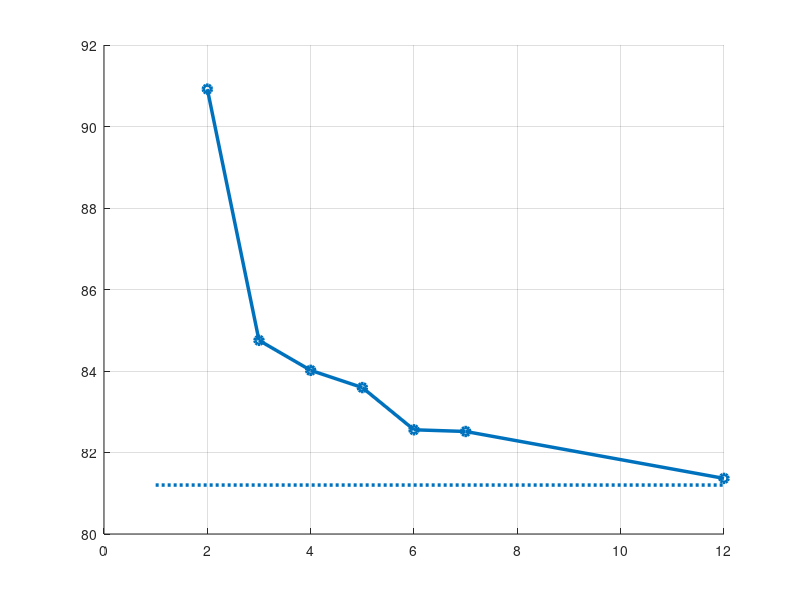

This figure's MATLAB source: (Note: this script raises an error after producing the figure.)
% Data analysis for the experiment performed on 3/19/2024
close all; clear; clc;

%% Load in the data

% Times
t = 1:12;
t_pre = 1:2;
t_post = [2:7 12];
labels = {"Before Straightening", "0", "1", "2", "3", "4", "5", "6", "7", "8", "9", "10"};

% Tube Diameters (mm)
OD = [3.3, 2.64, 1.98];

% Number of speciments per tube OD
n = 5;

% Curvature at given times
cbefore = [12.31509	9.35317	10.77079	8.97755	9.02948	10.93576	9.84198	11.35067	9.77144	7.76711	10.94743	10.89157	9.79995	13.80976	6.81244];
c0 = [10.99898	8.19979	8.8425	7.47346	7.34607	9.73037	8.43095	9.25481	8.37001	6.67386	9.67951	9.474	8.28616	11.68277	5.187355556];
c1 = [11.79913	8.84982	9.79127	8.10242	8.10905	10.471	9.26085	9.92032	9.07589	7.01026	10.45108	10.32932	8.87705	12.84899	5.63338];
c2 = [11.90246	8.97262	10.0623	8.24921	8.24762	10.56746	9.48005	10.05565	9.25702	7.0776	10.54447	10.39176	8.94338	12.93974	5.8217];
c3 = [11.96266	9.1217	10.17534	8.29336	8.34552	10.628	9.5002	10.16504	9.30938	7.11074	10.66663	10.49045	9.03873	13.16328	5.870277778];
c4 = [12.11279	9.13063	10.26544	8.39123	8.40418	10.64723	9.57359	10.21155	9.44372	7.24567	10.78294	10.64165	9.14143	13.27489	5.88544];
c5 = [12.11887	9.12957	10.27113	8.45179	8.52718	10.68106667	9.628825	10.3199	9.42408	7.262511111	10.81308889	10.70586	9.21806	13.32345	6.16668];
c10 = [12.29036	9.19655	10.47074	8.58639	8.58677	10.7699	9.67647	10.45208	9.61727	7.35244	10.84498	10.74436	9.32265	13.38594	6.22791];

% Calculate the Bending Radius: Nominal and at t+0hr, t+0.5hr, and t+4hr (mm)
rbefore = 1./cbefore * 1000;
r0 = 1./c0 * 1000;
r1 = 1./c1 * 1000;
r2 = 1./c2 * 1000;
r3 = 1./c3 * 1000;
r4 = 1./c4 * 1000;
r5 = 1./c5 * 1000;
r10 = 1./c10 * 1000;

% Weibull parameters
batch1_b_r = [.3177 .2804 .5592];
batch1_k_f = [13.0368 11.0154 10.9074];
batch1_k_r = [-2.0372 -1.285 -1.2269];
batch1_n_r = [9.9999 1.6881 1.1357];

% Weibull data
t_weibull = 0:0.01:10;
weibull_3_3_1 = 1000 ./ (batch1_k_r(1)*exp(-(t_weibull/batch1_n_r(1)).^batch1_b_r(1))+batch1_k_f(1));
weibull_2_64_1 = 1000 ./ (batch1_k_r(2)*exp(-(t_weibull/batch1_n_r(2)).^batch1_b_r(2))+batch1_k_f(2));
weibull_1_98_1 = 1000 ./ (batch1_k_r(3)*exp(-(t_weibull/batch1_n_r(3)).^batch1_b_r(3))+batch1_k_f(3));
weibull_batch1 = [weibull_3_3_1; weibull_2_64_1; weibull_1_98_1];

%% Formatting

titleSize = 24;
axisLabelSize = 20;
legendSize = 20;
tickSize = 16;
lineWidth = 2.5;
markerSize = 25;

colors = [0	0.447	0.741;
0.85	0.325	0.098;
0.929	0.694	0.125;
0.494	0.184	0.556;
0.466	0.674	0.188;
0.301	0.745	0.933;
0.635	0.078	0.184];

%% Plot curvature loss by batch

% Plot the loss of curvature over time
for jj = 1 : n
    figure('WindowState','maximized'); grid on; hold on;
    
    for ii = 1 : length(OD)
        radii = [r0(jj+n*(ii-1)) r1(jj+n*(ii-1)) r2(jj+n*(ii-1)) r3(jj+n*(ii-1)) r4(jj+n*(ii-1)) r5(jj+n*(ii-1)) r10(jj+n*(ii-1))];
        post_straightening = plot(t_post(isfinite(radii)), radii(isfinite(radii)),"-o","LineWidth",lineWidth,"Color",colors(ii,:));
        % pre_straightening = plot(t_pre, [rbefore(jj+n*(ii-1)) r0(jj+n*(ii-1))], "--o", "LineWidth",lineWidth,"Color",colors(ii,:));
        orig = plot([t(1) t(end)], [rbefore(jj+n*(ii-1)) rbefore(jj+n*(ii-1))], ":", "LineWidth",lineWidth,"Color",colors(ii,:));
        % if jj==1
        %     weibull = plot(t_weibull+2, weibull_batch1(ii,:),"-.","LineWidth",lineWidth,"Color",colors(ii+3,:));
        %     weibull.SeriesIndex = post_straightening.SeriesIndex;
        % end
        % pre_straightening.SeriesIndex = post_straightening.SeriesIndex;
        orig.SeriesIndex = post_straightening.SeriesIndex;
    end

    ax=gca;
    ax.FontSize = tickSize;

    title(["Change in Curvature after Removal from Straight Steel Tube" "for Nylon-12 Tubes in Batch #"+num2str(jj)], "FontSize",titleSize);

    xlim([2 t(end)]);
    set(gca,'xtick',t,'xticklabel',labels)
    xlabel("Time Since Straightening [min]", "FontSize", axisLabelSize);
    ylabel("Bending Radius [mm]", "FontSize", axisLabelSize);
    ylim([70 195]);

    % if jj==1
    %     legend({"Thickest (OD=3.3 mm)", "", "", "Thickest (OD=3.3 mm) Weibull Curve", "Thicker (OD=2.64 mm)", "", "", "Thicker (OD=2.64 mm) Weibull Curve", "Thinner (OD=1.98 mm)", "", "", "Thinner (OD=1.98 mm) Weibull Curve"}, "Location", "northeast", "FontSize", legendSize);
    %     ylim([75 110]);
    % else
        legend({"Thickest (OD=3.3 mm)", "", "Thicker (OD=2.64 mm)", "", "Thinner (OD=1.98 mm)", ""}, "Location", "northeast", "FontSize", legendSize);
    % end

    % if jj~=1
        saveas(gcf,"./unloading_response/batch"+num2str(jj)+".png");
    % end
end

%% Plot the loss of curvature over time / group by tube OD
close all;

tube_type = {"Thickest", "Thicker", "Thinnest"};

for jj = 1 : length(OD)
    figure('WindowState','fullscreen'); grid on; hold on;
    
    for ii = 1 : n
        radii = [r0(ii+n*(jj-1)) r1(ii+n*(jj-1)) r2(ii+n*(jj-1)) r3(ii+n*(jj-1)) r4(ii+n*(jj-1)) r5(ii+n*(jj-1)) r10(ii+n*(jj-1))];
        post_straightening = plot(t_post(isfinite(radii)), radii(isfinite(radii)),"-o","LineWidth",lineWidth);
        % pre_straightening = plot(t_pre, [rbefore(ii+n*(jj-1)) r0(ii+n*(jj-1))],"--o", "LineWidth",lineWidth);
        orig = plot([t(1) t(end)], [rbefore(ii+n*(jj-1)) rbefore(ii+n*(jj-1))], ":", "LineWidth",lineWidth);
        % pre_straightening.SeriesIndex = post_straightening.SeriesIndex;
        orig.SeriesIndex = post_straightening.SeriesIndex;
    end

    ax=gca;
    ax.FontSize = tickSize;

    title_string = ["Change in Curvature after Removal from Straight Steel Tube" "for Nylon-12 Tubes with Outer Diameter " + num2str(OD(jj)) + " mm"];
    title(title_string, "FontSize",titleSize);

    xlim([2 t(end)]);
    set(gca,'xtick',t,'xticklabel',labels)
    xlabel("Time Since Straightening [min]", "FontSize", axisLabelSize)
    ylabel("Bending Radius [mm]", "FontSize", axisLabelSize)
    ylim([70 195]);

    legend({"Specimen 1", "Specimen 1 Initial Bending Radius", "Specimen 2", "Specimen 2 Initial Bending Radius","Specimen 3", "Specimen 3 Initial Bending Radius","Specimen 4", "Specimen 4 Initial Bending Radius","Specimen 5", "Specimen 5 Initial Bending Radius"}, "Location", "eastoutside", "FontSize", legendSize);

    saveas(gcf,"./unloading_response/"+"unloading_response"+tube_type{jj}+".png");
    saveas(gcf,"./unloading_response/"+"unloading_response"+tube_type{jj}+".svg");
end

% %% Plot curvature loss by batch (again)
% 
% % Plot the loss of curvature over time
% for jj = 1 : n
%     figure('WindowState','maximized'); grid on; hold on;
% 
%     for ii = 1 : length(OD)
%         radii = [r0(jj+n*(ii-1)) r1(jj+n*(ii-1)) r2(jj+n*(ii-1)) r3(jj+n*(ii-1)) r4(jj+n*(ii-1)) r5(jj+n*(ii-1)) r10(jj+n*(ii-1))];
%         post_straightening = plot(t_post(isfinite(radii)), radii(isfinite(radii)),"-o","LineWidth",lineWidth,"Color",colors(ii,:));
%         % pre_straightening = plot(t_pre, [rbefore(jj+n*(ii-1)) r0(jj+n*(ii-1))], "--o", "LineWidth",lineWidth,"Color",colors(ii,:));
%         orig = plot([t(1) t(end)], [rbefore(jj+n*(ii-1)) rbefore(jj+n*(ii-1))], ":", "LineWidth",lineWidth,"Color",colors(ii,:));
%         if jj==1
%             weibull = plot(t_weibull+2, weibull_batch1(ii,:),"-.","LineWidth",lineWidth,"Color",colors(ii+3,:));
%             weibull.SeriesIndex = post_straightening.SeriesIndex;
%         end
%         % pre_straightening.SeriesIndex = post_straightening.SeriesIndex;
%         orig.SeriesIndex = post_straightening.SeriesIndex;
%     end
% 
%     ax=gca;
%     ax.FontSize = tickSize;
% 
%     title(["Change in Curvature after Removal from Straight Steel Tube" "for Nylon-12 Tubes in Batch #"+num2str(jj)], "FontSize",titleSize);
% 
%     xlim([2 t(end)]);
%     set(gca,'xtick',t,'xticklabel',labels)
%     xlabel("Time Since Straightening [min]", "FontSize", axisLabelSize);
%     ylabel("Bending Radius [mm]", "FontSize", axisLabelSize);
%     ylim([70 115]);
% 
%     if jj==1
%         legend({"Thickest (OD=3.3 mm) Observed Radius", "Thickest (OD=3.3 mm) Original Radius", "Thickest (OD=3.3 mm) Weibull Curve", "Thicker (OD=2.64 mm) Observed Radius", "Thicker (OD=2.64 mm) Original Radius", "Thicker (OD=2.64 mm) Weibull Curve", "Thinner (OD=1.98 mm) Observed Radius", "Thinner (OD=1.98 mm) Original Radius", "Thinner (OD=1.98 mm) Weibull Curve"}, "Location", "northeast", "FontSize", legendSize);
%         ylim([80 115]);
%     else
%         legend({"Thickest (OD=3.3 mm) Observed Radius", "Thickest (OD=3.3 mm) Original Radius", "Thicker (OD=2.64 mm) Observed Radius", "Thicker (OD=2.64 mm) Original Radius", "Thinner (OD=1.98 mm) Observed Radius", "Thinner (OD=1.98 mm) Original Radius"}, "Location", "northeast", "FontSize", legendSize);
%     end
% 
%     % if jj~=1
%         saveas(gcf,"./unloading_response/batch"+num2str(jj)+"_for_defense_lastminute.png");
%     % end
% end

%% Assemble curve fitter data

all_c = [c0; c1; c2; c3; c4; c5; c10];
all_r = 1000./all_c;

t_data = [0:5 10];

tube_3_3_1 = all_c(:,1);
tube_3_3_2 = all_c(:,2);
tube_3_3_3 = all_c(:,3);
tube_3_3_4 = all_c(:,4);
tube_3_3_5 = all_c(:,5);
tube_2_64_1 = all_c(:,6);
tube_2_64_2 = all_c(:,7);
tube_2_64_3 = all_c(:,8);
tube_2_64_4 = all_c(:,9);
tube_2_64_5 = all_c(:,10);
tube_1_98_1 = all_c(:,11);
tube_1_98_2 = all_c(:,12);
tube_1_98_3 = all_c(:,13);
tube_1_98_4 = all_c(:,14);
tube_1_98_5 = all_c(:,15);

all_c_vector = [];
all_t_vector = [];
for ii=1:15
    all_t_vector = [all_t_vector; t_data'];
    all_c_vector = [all_c_vector; all_c(:,ii)];
end

all_r_vector = 1000./all_c_vector;

additive_offset_c = all_c;
for ii=1:15
    additive_offset_c(:,ii) = additive_offset_c(:,ii) - additive_offset_c(1,ii);
end

t_vector_5 = [t_data t_data t_data t_data t_data]';

additive_offset_c_3_3 = [additive_offset_c(:,1); 
                         additive_offset_c(:,2); 
                         additive_offset_c(:,3); 
                         additive_offset_c(:,4); 
                         additive_offset_c(:,5)];

additive_offset_c_2_64 = [additive_offset_c(:,6); 
                         additive_offset_c(:,7); 
                         additive_offset_c(:,8); 
                         additive_offset_c(:,9); 
                         additive_offset_c(:,10)];

additive_offset_c_1_98 = [additive_offset_c(:,11); 
                         additive_offset_c(:,12); 
                         additive_offset_c(:,13); 
                         additive_offset_c(:,14); 
                         additive_offset_c(:,15)];

additive_offset_c_vector = [];
for ii=1:15
    additive_offset_c_vector = [additive_offset_c_vector; additive_offset_c(:,ii)];
end

multiplicative_offset_c = all_c;
for ii=1:15
    multiplicative_offset_c(:,ii) = multiplicative_offset_c(:,ii) ./ multiplicative_offset_c(1,ii);
end

multiplicative_offset_c_3_3 = [multiplicative_offset_c(:,1); 
                         multiplicative_offset_c(:,2); 
                         multiplicative_offset_c(:,3); 
                         multiplicative_offset_c(:,4); 
                         multiplicative_offset_c(:,5)];

multiplicative_offset_c_2_64 = [multiplicative_offset_c(:,6); 
                         multiplicative_offset_c(:,7); 
                         multiplicative_offset_c(:,8); 
                         multiplicative_offset_c(:,9); 
                         multiplicative_offset_c(:,10)];

multiplicative_offset_c_1_98 = [multiplicative_offset_c(:,11); 
                         multiplicative_offset_c(:,12); 
                         multiplicative_offset_c(:,13); 
                         multiplicative_offset_c(:,14); 
                         multiplicative_offset_c(:,15)];

multiplicative_offset_c_vector = [];
for ii=1:15
    multiplicative_offset_c_vector = [multiplicative_offset_c_vector; multiplicative_offset_c(:,ii)];
end

close all;

weibull_multiplicative_b_r = 0.4583;
weibull_multiplicative_k_f = 1.1618;
weibull_multiplicative_k_r = -.1617;
weibull_multiplicative_n_r = 2.0821;
weibull_multiplicative = (weibull_multiplicative_k_r*exp(-(t_weibull/weibull_multiplicative_n_r).^weibull_multiplicative_b_r)+weibull_multiplicative_k_f);
% weibull_multiplicative = 100 * weibull_multiplicative; % Convert to percentage

low_conf_b_r = 0.1215;
low_conf_k_f = 1.0906;
low_conf_k_r = -0.2341;
low_conf_n_r = -1.5084;
low_conf = (low_conf_k_r*exp(-(t_weibull/low_conf_n_r).^low_conf_b_r)+low_conf_k_f);

high_conf_b_r = 0.7951;
high_conf_k_f = 1.2329;
high_conf_k_r = -0.0894;
high_conf_n_r = 5.6727;
high_conf = (high_conf_k_r*exp(-(t_weibull/high_conf_n_r).^high_conf_b_r)+high_conf_k_f);


figure("WindowState","maximized"); grid on; hold on;
plot(all_t_vector, multiplicative_offset_c_vector, ".", "MarkerSize",markerSize);
best_fit_curve = plot(t_weibull, weibull_multiplicative, "LineWidth",lineWidth);
low_conf_curve = plot(t_weibull, low_conf, "--", "LineWidth",lineWidth);
high_conf_curve = plot(t_weibull, high_conf, "--", "LineWidth",lineWidth);
low_conf_curve.SeriesIndex = best_fit_curve.SeriesIndex;
high_conf_curve.SeriesIndex = best_fit_curve.SeriesIndex;
ax=gca;
ax.FontSize = tickSize;
xlabel("Time Since Straightening [min]", "FontSize", axisLabelSize);
ylabel("Curvature Divided by Curvature at t=0", "FontSize", axisLabelSize);
title("Weibull Curve fit to Scaled Data from Unloading Response Experiment", "FontSize", titleSize);
legend(["Scaled Curvature Measurements", "Best-Fit Weibull Curve", "Weibull Curve Confidence Bounds"], "FontSize",legendSize, "Location","southeast");
